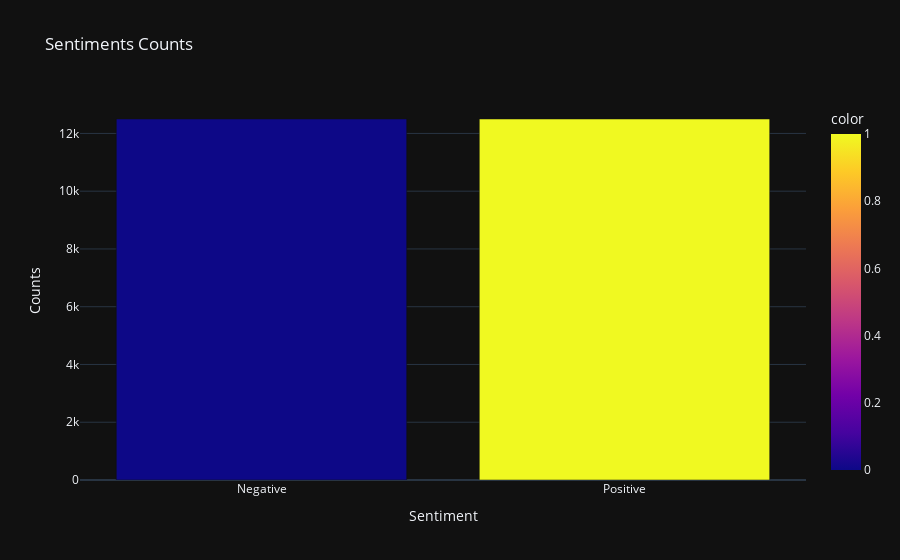

Notebook code cell kept with this figure:
### Code cell
sentiment_counts = train_df['sentiment'].value_counts()

fig =px.bar(x= {0:'Negative',1:'Positive'},
            y= sentiment_counts.values,
            color=sentiment_counts.index,
            color_discrete_sequence =  px.colors.qualitative.Dark24,
            title='<b>Sentiments Counts')

fig.update_layout(title='Sentiments Counts',
                  xaxis_title='Sentiment',
                  yaxis_title='Counts',
                  template='plotly_dark')

# Show the bar chart
fig.show()
pyo.plot(fig, filename = 'Sentiments Counts.html', auto_open = True)

### Figure 1 — Plotly figure (JSON) as saved in the notebook; plotly's stock layout.template omitted (floating-point values rounded to 4 significant figures)
{"data": [{"hovertemplate": "x=%{x}<br>y=%{y}<br>color=%{marker.color}<extra></extra>", "legendgroup": "", "marker": {"color": [0, 1], "coloraxis": "coloraxis", "pattern": {"shape": ""}}, "name": "", "orientation": "v", "showlegend": false, "textposition": "auto", "type": "bar", "x": ["Negative", "Positive"], "xaxis": "x", "y": [12500, 12500], "yaxis": "y"}], "layout": {"barmode": "relative", "coloraxis": {"colorbar": {"title": {"text": "color"}}, "colorscale": [[0, "#0d0887"], [0.1111, "#46039f"], [0.2222, "#7201a8"], [0.3333, "#9c179e"], [0.4444, "#bd3786"], [0.5556, "#d8576b"], [0.6667, "#ed7953"], [0.7778, "#fb9f3a"], [0.8889, "#fdca26"], [1, "#f0f921"]]}, "legend": {"tracegroupgap": 0}, "title": {"text": "Sentiments Counts"}, "xaxis": {"anchor": "y", "domain": [0, 1], "title": {"text": "Sentiment"}}, "yaxis": {"anchor": "x", "domain": [0, 1], "title": {"text": "Counts"}}}}
